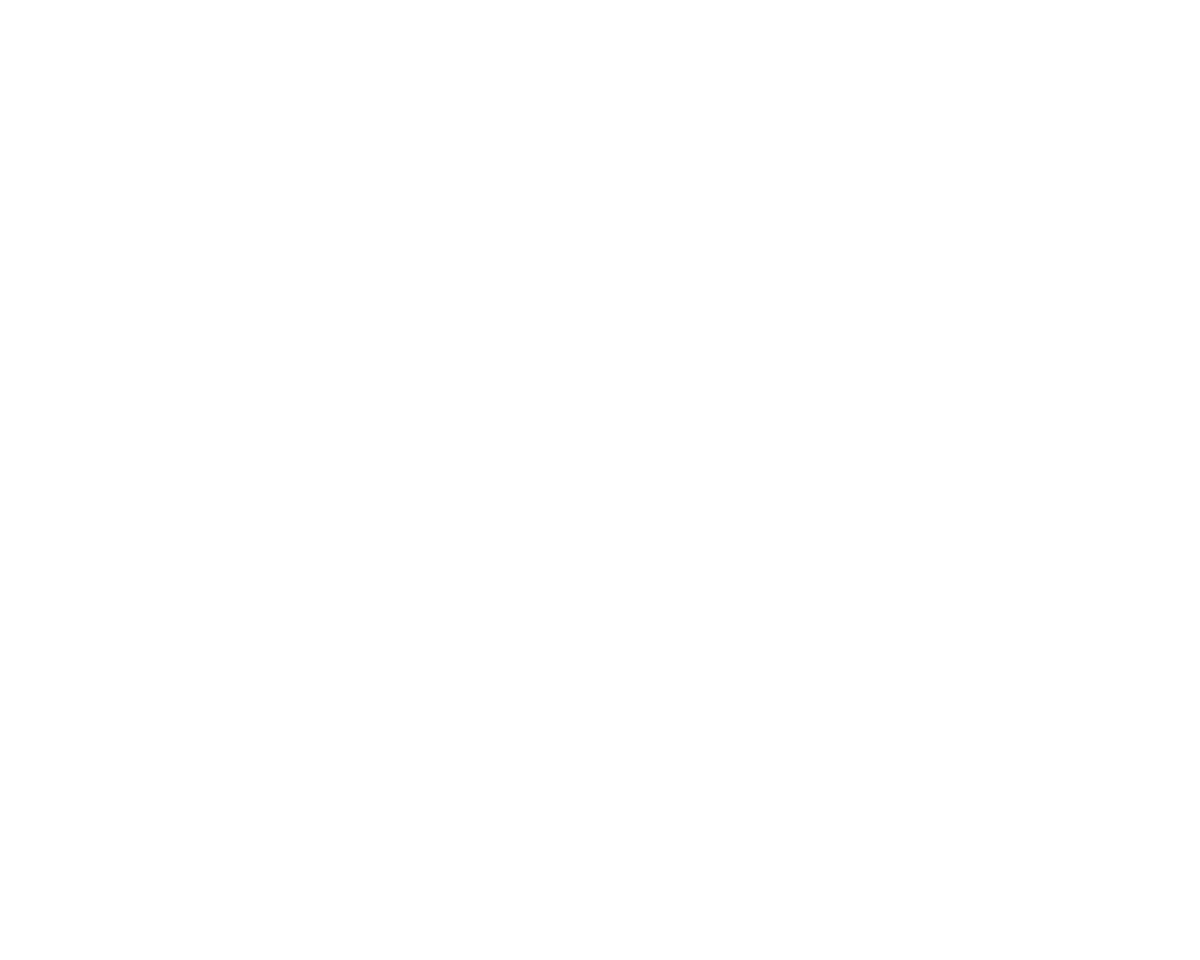
Frame 1 (no input)
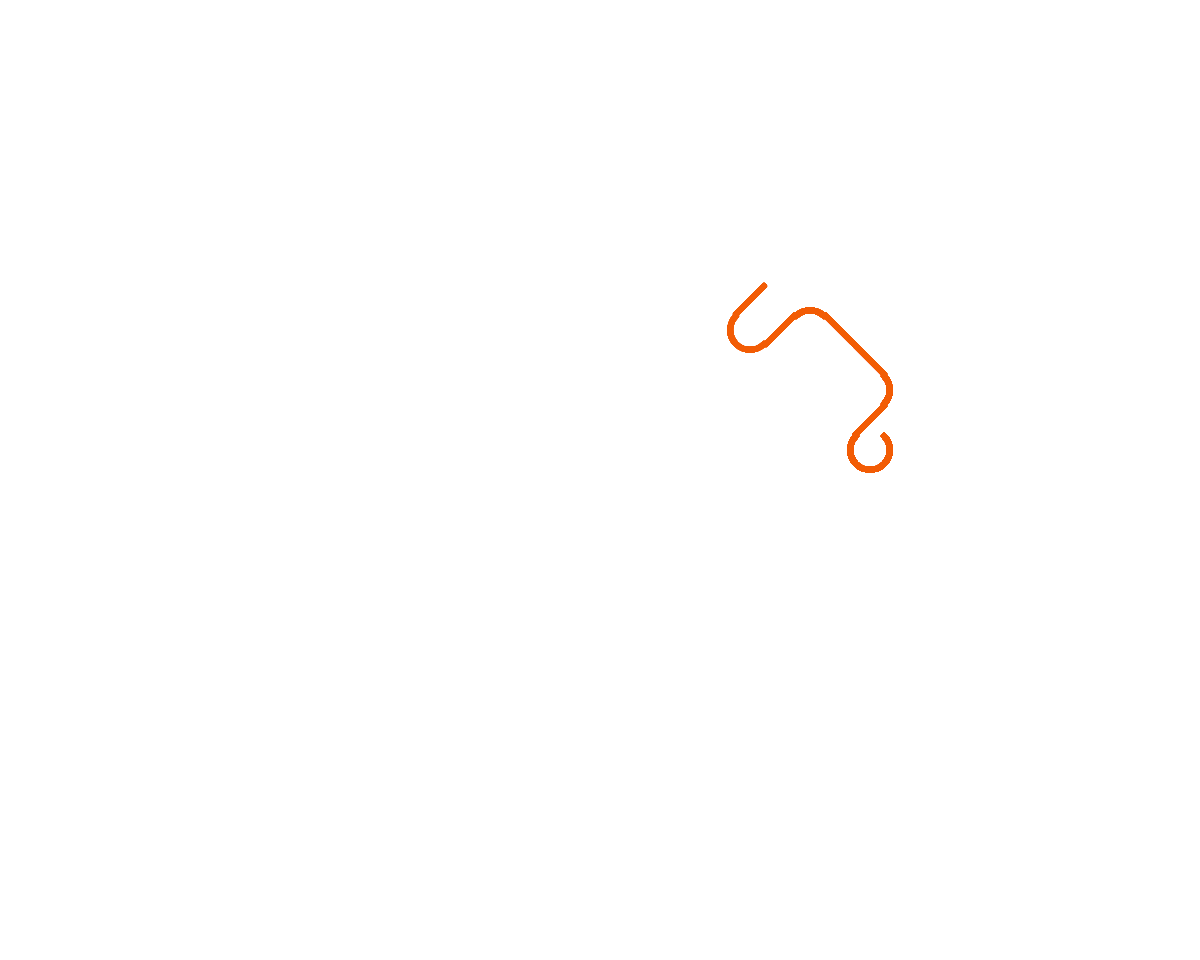
Frame 60 (no input)
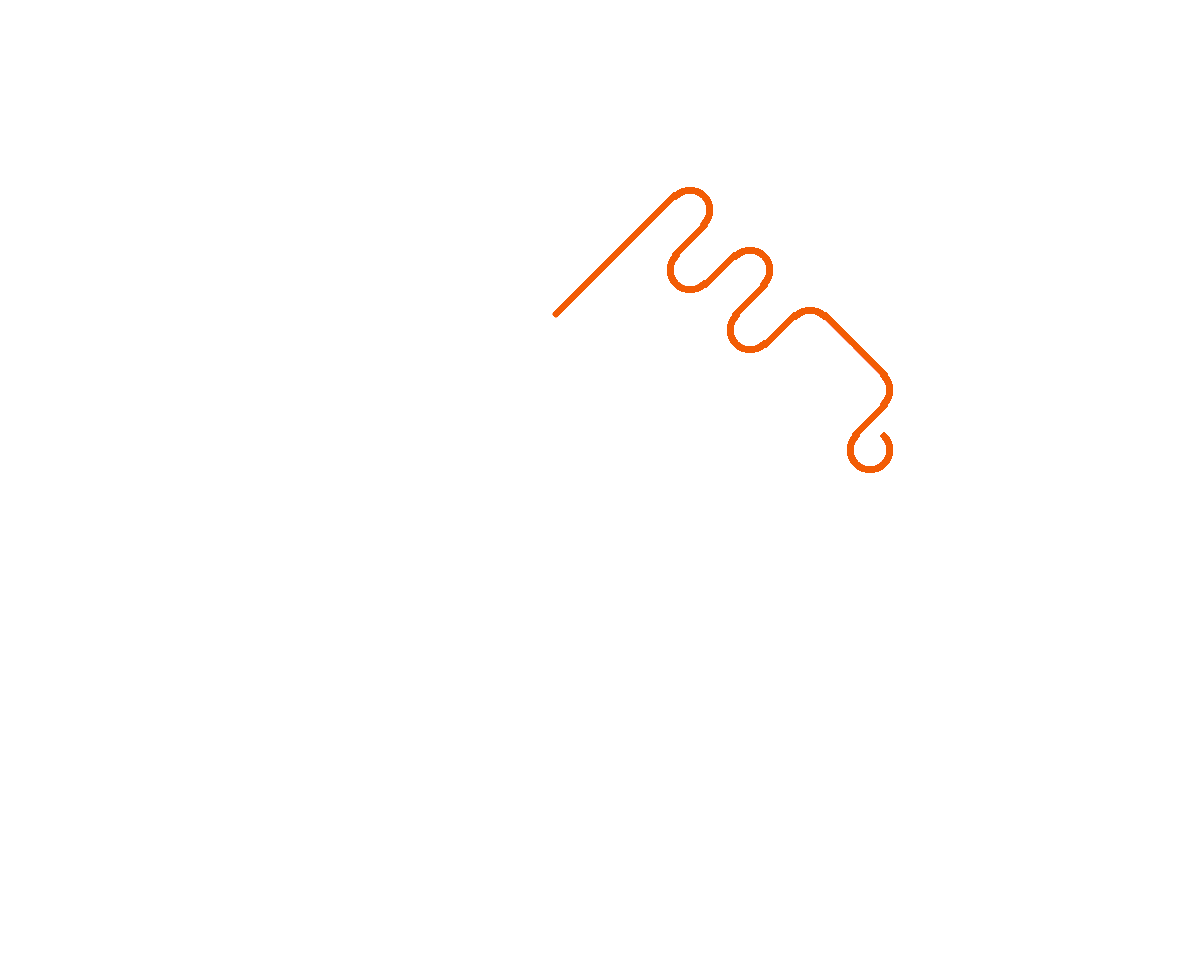
Frame 120 (the mouse pressed at the canvas centre since frame 60)

The p5.js sketch that drew these frames (run headless with seeded random() and noise() and a simulated clock; from frame 60 on, the mouse is pressed at the canvas centre):

// p5.js sketch
// ── sketch.js
let pullis = [];
let framework = [];
let spacing = 60;
let lineMarkers = [];
let angleArray = [];
let progressIndex = 0; // Variable to control drawing progress
let animationDone = false; // Flag to check if animation is complete

function setup() {
  createCanvas(windowWidth, windowHeight);
  resetPattern();
}

function draw() {
  //background(255);
  fill(0);

  // Initialize arrays in each frame
  lineMarkers = [];
  angleArray = [];

  if (!animationDone) {
    // Draw only up to progressIndex
    for (let i = 0; i < progressIndex && i < framework.length; i++) {
      drawKolam(i, false);
    }

    stroke(0);
    strokeWeight(6);
    noFill();

    // Increment progressIndex every 10 frames
    if (frameCount % 10 === 0 && progressIndex < framework.length) {
      progressIndex += 1;
    }

    // Check if animation is complete
    if (progressIndex >= framework.length) {
      animationDone = true;
    }
  } else {
    // Animation is done, redraw the whole pattern
    for (let i = 0; i < framework.length; i++) {
      drawKolam(i, false);
    }
  }
}

function applyLoopAndStroke(aDiff, r_angle, dot1) {
  if (aDiff === 0) {
    stroke("#F25C05");
    loopAround(dot1, r_angle, PI / 4, (3 * PI) / 4);
  } else if (aDiff === -90 || aDiff === 270) {
    stroke("#F25C05");
    loopAround(dot1, r_angle, PI / 4, (5 * PI) / 4);
  } else if (aDiff === 90 || aDiff === -270) {
    stroke("#F25C05");
    loopAround(dot1, r_angle + PI / 2, PI / 4, (5 * PI) / 4);
  }
}

function drawKolam(i, isReverse) {
  let dot1 = pullis[framework[i].x];
  let dot2 = pullis[framework[i].y];

  let tempX = (dot1.x + dot2.x) / 2;
  let tempY = (dot1.y + dot2.y) / 2;

  lineMarkers.push({ x: tempX, y: tempY });

  // Calculate the angle of the current line
  let r_angle = atan2(dot2.y - dot1.y, dot2.x - dot1.x);

  // Convert angle to degrees and store in the array
  let angleDegrees = degrees(r_angle);
  angleArray.push(angleDegrees);

  let curA = angleDegrees;
  let prevA = angleArray[i - 1] || 0; // If i === 0, use default prevA value
  let aDiff = curA - prevA;

  if (i === 0) {
    drawLineByAngle(angleDegrees, tempX, tempY, spacing, true);
    stroke("#F25C05");
    loopAround(dot1, r_angle, PI / 4, (7 * PI) / 4);
  } else {
    if ((i % 2 === 1 && isReverse === false) || (i % 2 === 0 && isReverse === true)) {
      if (aDiff === 90 || aDiff === -270) {
        drawLineByAngle(angleDegrees, tempX, tempY, spacing);
      } else {
        applyLoopAndStroke(aDiff, r_angle, dot1);
        drawLineByAngle(angleDegrees, tempX, tempY, spacing);
      }
    } else {
      if (aDiff === 90 || aDiff === -270) {
        applyLoopAndStroke(aDiff, r_angle, dot1);
        drawLineByAngle(angleDegrees, tempX, tempY, spacing, true);
      } else if (aDiff === -90 || aDiff === 270) {
        drawLineByAngle(angleDegrees, tempX, tempY, spacing, true);
      } else if (aDiff === 0) {
        applyLoopAndStroke(aDiff, r_angle + PI, dot1);
        drawLineByAngle(angleDegrees, tempX, tempY, spacing, true);
      }
    }
  }

  if (i === framework.length - 1) {
    // Loop around the last dot in the line
    push();
    stroke("#F25C05");
    loopAround(dot2, r_angle, PI + PI / 4, PI + (7 * PI) / 4);
    pop();
  }
}

function drawLineByAngle(angleDegrees, tempX, tempY, spacing, reverse = false) {
  const angle =
    angleDegrees === 90 || angleDegrees === -90
      ? reverse
        ? (3 * PI) / 4
        : PI / 4
      : reverse
      ? PI / 4
      : (3 * PI) / 4;
  drawDiagonalLine(tempX, tempY, spacing * 0.33, angle);
}

function drawDiagonalLine(midX, midY, lineLength, angle) {
  let x1 = midX - cos(angle) * lineLength;
  let y1 = midY - sin(angle) * lineLength;
  let x2 = midX + cos(angle) * lineLength;
  let y2 = midY + sin(angle) * lineLength;
  stroke("#F25C05");
  line(x1, y1, x2, y2);
}

function loopAround(dot, theAngle, start, stop) {
  // Draw an arc around the given dot, in the direction of the line segment
  push();
  translate(dot.x, dot.y);
  rotate(theAngle);
  noFill();

  arc(0, 0, spacing * 0.66, spacing * 0.66, start, stop);

  pop();
}

function isAdjacent(dot1, dot2) {
  return (
    (abs(dot1.x - dot2.x) === spacing && dot1.y === dot2.y) ||
    (dot1.x === dot2.x && abs(dot1.y - dot2.y) === spacing)
  );
}

function DFS(dot, visited, lines) {
  visited.add(dot);
  for (let i = 0; i < pullis.length; i++) {
    let adjacentDot = pullis[i];
    if (!visited.has(adjacentDot) && isAdjacent(dot, adjacentDot)) {
      lines.push(createVector(pullis.indexOf(dot), pullis.indexOf(adjacentDot)));
      DFS(adjacentDot, visited, lines);
    }
  }
}

function connectpullis() {
  let startDot = pullis[0]; // Starting dot
  let visitedDots = new Set();
  let lines = [];

  DFS(startDot, visitedDots, lines);

  if (visitedDots.size !== pullis.length) {
    console.log("Not all dots are connected.");
  }

  return lines;
}

function resetPattern() {
  pullis = [];

  // Calculate the number of columns and rows based on window size and spacing
  let columns = floor(windowWidth / spacing);
  let rows = floor(windowHeight / spacing);

  // Adjust canvas size if necessary
  resizeCanvas(columns * spacing, rows * spacing);

  // Generate dots based on calculated columns and rows
  for (let i = 0; i < columns; i++) {
    for (let j = 0; j < rows; j++) {
      pullis.push(new Dot(i * spacing + spacing / 2, j * spacing + spacing / 2));
    }
  }

  shuffle(pullis, true);

  framework = connectpullis();
  progressIndex = 0; // Reset progress index
  animationDone = false; // Reset animation flag
}

// function mouseClicked() {
//   resetPattern();
// }

class Dot {
  constructor(x, y) {
    this.x = x;
    this.y = y;
  }
}
